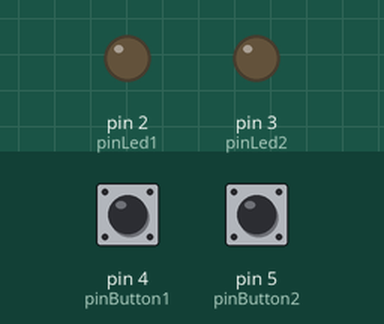
Simulated run of this sketch. Board: Arduino Uno, built with avr-gcc and run on an emulated ATmega328P. Parts: output pins drawn as LEDs (lit = HIGH). Dashed ring = blinking. The test bench sets the inputs (shaded band); at power-on: pin 4 (pinButton1) HIGH, pin 5 (pinButton2) HIGH.

Above: at 1.2 s.
1.3 s: pin 4 (pinButton1) pulled LOW for 3.2 s
At 5.6 s:
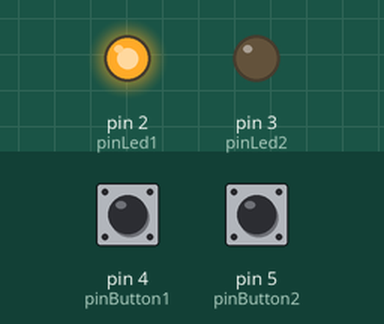
6.0 s: pin 5 (pinButton2) pulled LOW for 0.15 s
At 6.8 s:
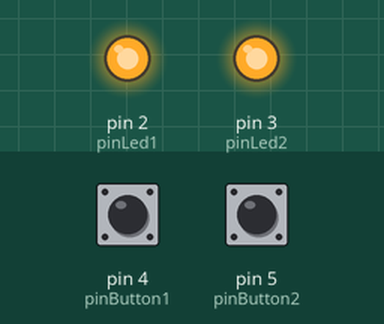
7.6 s: pin 4 (pinButton1) pulled LOW for 0.15 s
At 8.0 s:
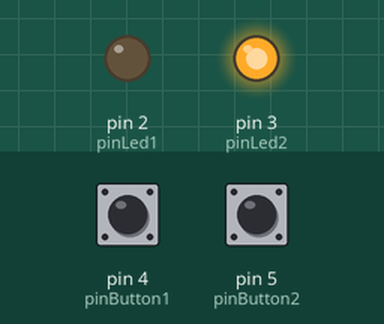
9.2 s: pin 5 (pinButton2) pulled LOW for 3.2 s
At 10.1 s:
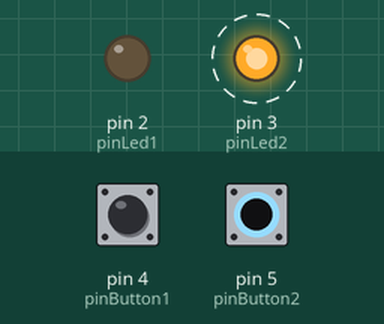
Timing chart, 0 to 13.7 s (numbered marks = the images above; inputs shaded):
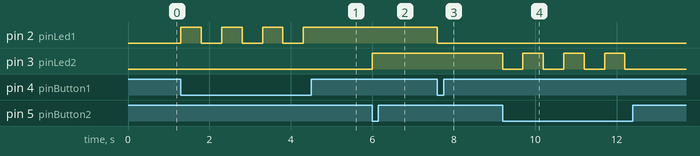

Measured:
- after the input at 1.3 s, pin 2 (pinLed1): alternates HIGH for 0.50 s and LOW for 0.50 s, 7 changes in all, then stays HIGH, starting at once
- after the input at 6.0 s, pin 3 (pinLed2): LOW → HIGH at once
- after the input at 7.6 s, pin 2 (pinLed1): HIGH → LOW at once
- after the input at 9.2 s, pin 3 (pinLed2): alternates HIGH for 0.50 s and LOW for 0.50 s, 7 changes in all, then stays LOW, starting at once

The sketch:

punto_1.ino
```cpp
// Time library:
#include <time.h>

// Steps to implement the code:

// 1. Define pins for LEDs and buttons.
// 2. Set up the pins in the setup() function.
// 3.  Read the state of buttons in the loop() function.
// 4. If button1 is pressed:
// -----> a. Toggle the state of LED1.
// -----> b. Apply the new state to LED1.
// -----> c. Wait for a short time to avoid button bounce.
// 5. If button2 is pressed:
// -----> a. Toggle the state of LED2.
// -----> b. Apply the new state to LED2.
// -----> c. Wait for a short time to avoid button bounce.

// Define pins for LEDs and buttons:
const int pinLed1 = 2;
const int pinLed2 = 3;
const int pinButton1 = 4;
const int pinButton2 = 5;

// Variables to control time:
unsigned long startTime = 0;
unsigned long currentTime = 0;
unsigned long elapsedTime = 0;

// Calculate the ON time for a 3-second period with a 66% duty cycle:
const int onTime = 500;  // 500 milliseconds (0.5 seconds)

// Variables to store the state of LEDs:
int stateLed1 = LOW;
int stateLed2 = LOW;

void setup() {

  // Configure LED pins as outputs:
  pinMode(pinLed1, OUTPUT);
  pinMode(pinLed2, OUTPUT);

  // Configure button pins as inputs with pull-up resistors:
  pinMode(pinButton1, INPUT_PULLUP);
  pinMode(pinButton2, INPUT_PULLUP);
}

void loop() {

  // Read the state of buttons:
  int stateButton1 = digitalRead(pinButton1);
  int stateButton2 = digitalRead(pinButton2);

  // Get the current time:
  currentTime = millis();

  // Check if button1 is pressed:
  if (stateButton1 == LOW) {
    // Wait for a short time to avoid multiple detections due to button bounce:
    if(currentTime - startTime > onTime){
      // Toggle the state of LED1:
      stateLed1 = !stateLed1;

      // Apply the new state to LED1:
      digitalWrite(pinLed1, stateLed1);

      // Reset the timer:
      startTime = currentTime;
    }
  }

  // Check if button2 is pressed:
  if (stateButton2 == LOW) {
    // Wait for a short time to avoid multiple detections due to button bounce:
    if(currentTime - startTime > onTime){
      // Toggle the state of LED2:
      stateLed2 = !stateLed2;

      // Apply the new state to LED2:
      digitalWrite(pinLed2, stateLed2);

      // Reset the timer:
      startTime = currentTime;
    }
  }
}
```
